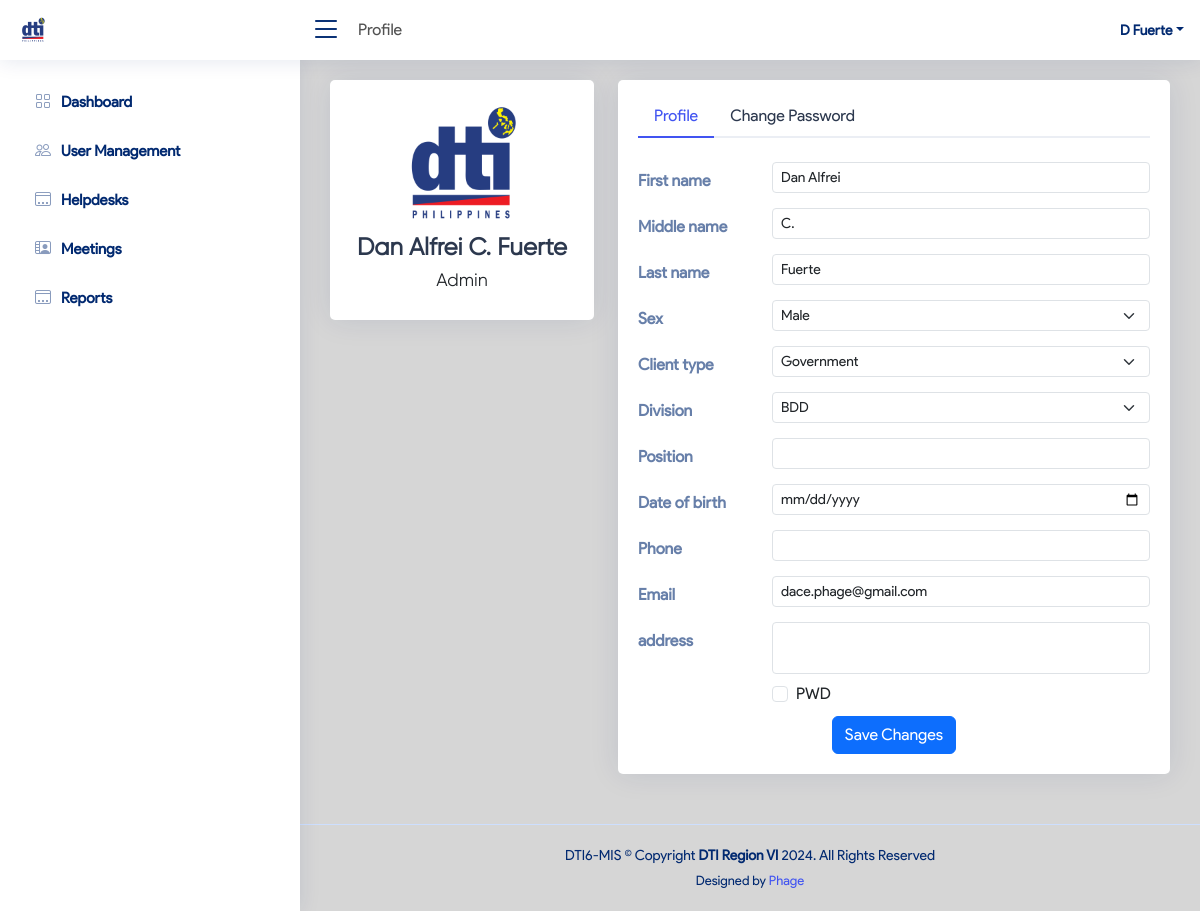
Page /profile.php (signed in) on the earlier database version.
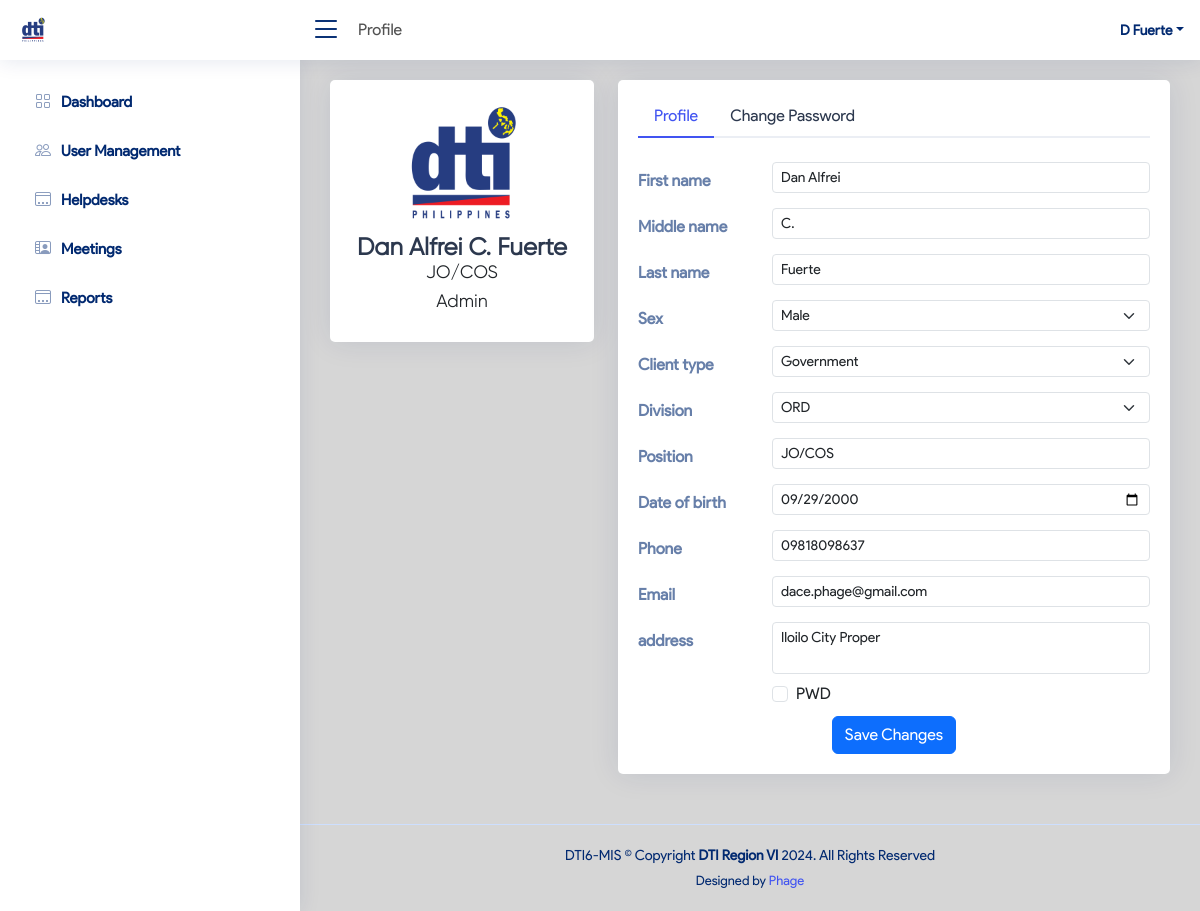
Same page on the later database version.
### tables this page shows
CREATE TABLE `users` (
  `id` int NOT NULL AUTO_INCREMENT,
  `id_number` varchar(150) DEFAULT NULL,
  `first_name` varchar(150) DEFAULT NULL,
  `middle_name` varchar(150) DEFAULT NULL,
  `last_name` varchar(150) DEFAULT NULL,
  `position` varchar(150) DEFAULT NULL,
  `division_id` int DEFAULT NULL,
  `client_type_id` int DEFAULT '3',
  `date_birth` date DEFAULT NULL,
  `sex` enum('Male','Female') DEFAULT NULL,
  `pwd` tinyint DEFAULT '0',
  `phone` varchar(150) DEFAULT NULL,
  `email` varchar(150) DEFAULT NULL,
  `address` varchar(150) DEFAULT NULL,
  `username` varchar(150) DEFAULT NULL,
  `password` varchar(255) DEFAULT NULL,
  `temp_password` varchar(255) DEFAULT NULL,
  `temp_password_exp` timestamp NULL DEFAULT NULL,
  `active` tinyint DEFAULT '1',
  `role_id` int DEFAULT '4',
  `created_at` timestamp NULL DEFAULT CURRENT_TIMESTAMP,
  `updated_at` timestamp NULL DEFAULT CURRENT_TIMESTAMP ON UPDATE CURRENT_TIMESTAMP,
  PRIMARY KEY (`id`),
  UNIQUE KEY `id_UNIQUE` (`id`),
  KEY `fk_users_divisions1_idx` (`division_id`),
  KEY `fk_users_roles1_idx` (`role_id`),
  KEY `fk_users_client_types1_idx` (`client_type_id`),
  CONSTRAINT `fk_users_client_types1` FOREIGN KEY (`client_type_id`) REFERENCES `client_types` (`id`) ON DELETE SET NULL ON UPDATE CASCADE,
  CONSTRAINT `fk_users_division` FOREIGN KEY (`division_id`) REFERENCES `divisions` (`id`) ON DELETE SET NULL ON UPDATE CASCADE,
  CONSTRAINT `fk_users_role` FOREIGN KEY (`role_id`) REFERENCES `roles` (`id`) ON DELETE SET NULL ON UPDATE CASCADE
);

CREATE TABLE `roles` (
  `id` int NOT NULL AUTO_INCREMENT,
  `role` varchar(150) DEFAULT NULL,
  `role_desc` text,
  PRIMARY KEY (`id`),
  UNIQUE KEY `id_UNIQUE` (`id`)
);

CREATE TABLE `client_types` (
  `id` int NOT NULL AUTO_INCREMENT,
  `client_type` varchar(150) DEFAULT NULL,
  `client_type_desc` text,
  PRIMARY KEY (`id`),
  UNIQUE KEY `id_UNIQUE` (`id`)
);

CREATE TABLE `divisions` (
  `id` int NOT NULL AUTO_INCREMENT,
  `division` varchar(150) DEFAULT NULL,
  `division_desc` text,
  PRIMARY KEY (`id`),
  UNIQUE KEY `id_UNIQUE` (`id`)
);

### assets/components/includes/session.php (called while the page is built, shortened)
<?php
require_once 'assets/components/includes/conn.php';
if ($protected == true) {
    if (isset($_SESSION['id'])) {
        $query = "SELECT *
        FROM users u
        LEFT JOIN divisions d ON u.division_id = d.id
        LEFT JOIN client_types ct ON u.client_type_id = ct.id
        LEFT JOIN roles r ON u.role_id = r.id
        WHERE u.id = ? AND u.active = 1";
        $result = $conn->execute_query($query, [$_SESSION['id']]);
        if ($result && $result->num_rows > 0) {
            $acc = $result->fetch_object();
        } else {
            header('Location: assets/components/includes/logout.php');
            exit();
        }
    } else {
        header('Location: login.php');
        exit();
    }
}

### profile.php (the view, shortened to what the rows shown need)
<?php require_once "assets/components/templates/header.php"; ?>
<?php require_once "assets/components/templates/topbar.php"; ?>
<main id="main" class="main">
  <section class="section profile">
    <div class="row">
      <div class="col-xl-4">
        <div class="card">
          <div class="card-body profile-card pt-4 d-flex flex-column align-items-center">
            <img src="assets\img\apple-touch-icon.png" alt="Profile">
            <h2>
              <?= $acc->first_name ?>
              <?= $acc->middle_name ?>
              <?= $acc->last_name ?>
            </h2>
            <h3>
              <?= $acc->position ?>
            </h3>
            <h3>
              <?= $acc->role ?>
            </h3>
          </div>
        </div>
      </div>
      <div class="col-xl-8">
        <div class="card">
          <div class="card-body pt-3">
            <div class="tab-content pt-2">
              <div class="tab-pane fade show active profile-edit pt-3" id="profile-edit">
                <form class="needs-validation">
                  <div class="row mb-2">
                    <div class="col-md-8 col-lg-9">
                      <input name="first_name" type="text" class="form-control form-control-sm" id="first_name"
                        value="<?= $acc->first_name ?>">
                    </div>
                  </div>
                  <div class="row mb-2">
                    <div class="col-md-8 col-lg-9">
                      <input name="middle_name" type="text" class="form-control form-control-sm" id="middle_name"
                        value="<?= $acc->middle_name ?>">
                    </div>
                  </div>
                  <div class="row mb-2">
                    <div class="col-md-8 col-lg-9">
                      <input name="last_name" type="text" class="form-control form-control-sm" id="last_name"
                        value="<?= $acc->last_name ?>">
                    </div>
                  </div>
                  <div class="row mb-2">
                    <div class="col-md-8 col-lg-9">
                      <select name="client_type_id" type="text" class="form-select form-select-sm" id="client_type_id">
                        <?php
                        $query = $conn->query("SELECT * FROM client_types ORDER BY client_type");
                        while ($row = $query->fetch_object()) {
                          ?>
                          <option value="<?= $row->id ?>" <?= $acc->client_type_id == $row->id ? 'selected' : '' ?>>
                            <?= $row->client_type ?>
                          </option>
                          <?php
                        }
                        ?>
                      </select>
                    </div>
                  </div>
                  <div class="row mb-2">
                    <div class="col-md-8 col-lg-9">
                      <select name="division_id" type="text" class="form-select form-select-sm" id="division_id">
                        <?php
                        $query = $conn->query("SELECT * FROM divisions ORDER BY division");
                        while ($row = $query->fetch_object()) {
                          ?>
                          <option value="<?= $row->id ?>" <?= $acc->division_id == $row->id ? 'selected' : '' ?>>
                            <?= $row->division ?>
                          </option>
                          <?php
                        }
                        ?>
                      </select>
                    </div>
                  </div>
                  <div class="row mb-2">
                    <div class="col-md-8 col-lg-9">
                      <input name="position" type="text" class="form-control form-control-sm" id="position"
                        value="<?= $acc->position ?>">
                    </div>
                  </div>
                  <div class="row mb-2">
                    <div class="col-md-8 col-lg-9">
                      <input name="date_birth" type="date" class="form-control form-control-sm" id="date_birth"
                        value="<?= $acc->date_birth ?>">
                    </div>
                  </div>
                  <div class="row mb-2">
                    <div class="col-md-8 col-lg-9">
                      <input name="phone" type="text" class="form-control form-control-sm" id="phone"
                        value="<?= $acc->phone ?>">
                    </div>
                  </div>
                  <div class="row mb-2">
                    <div class="col-md-8 col-lg-9">
                      <input name="email" type="email" class="form-control form-control-sm" id="email"
                        value="<?= $acc->email ?>">
                    </div>
                  </div>
                  <div class="row mb-2">
                    <div class="col-md-8 col-lg-9">
                      <textarea name="address" class="form-control form-control-sm"
                        id="address"><?= $acc->address ?></textarea>
                    </div>
                  </div>
                  <div class="row mb-2">
                    <div class="col-md-8 col-lg-9">
                      <div class="form-check">
                        <input class="form-check-input form-check-sm" type="checkbox" value="" name="pwd" id="pwd"
                          <?= $acc->pwd ? 'checked' : '' ?> />
                        <span class="form-check-label" for="flexCheckDefault">
                          PWD
                        </span>
                      </div>
                    </div>
                  </div>
                </form>
              </div>
            </div>
          </div>
        </div>
      </div>
    </div>
  </section>
</main>
<?php require_once "assets/components/templates/footer.php"; ?>

### assets/components/templates/topbar.php (shortened to what the rows shown need)
<header id="header" class="header fixed-top d-flex align-items-center">
    <nav class="header-nav ms-auto">
        <ul class="d-flex align-items-center">
            <li class="nav-item dropdown pe-3">
                <a class="nav-link nav-profile d-flex align-items-center pe-0" href="#" data-bs-toggle="dropdown">
                    <span class="d-block dropdown-toggle ps-2"><?= $acc->first_name[0] ?> <?= $acc->last_name ?></span>
                </a>
            </li>
        </ul>
    </nav>
</header>

Differences in the rows shown:
changed users "Dan Alfrei": position (not shown) → "JO/COS"; division_id (not shown) → "ORD"; date_birth (not shown) → "09/29/2000"; phone (not shown) → "09818098637"; address (not shown) → "Iloilo City Proper"
Other differences:
form field division_id: "BDD" → (not shown)
